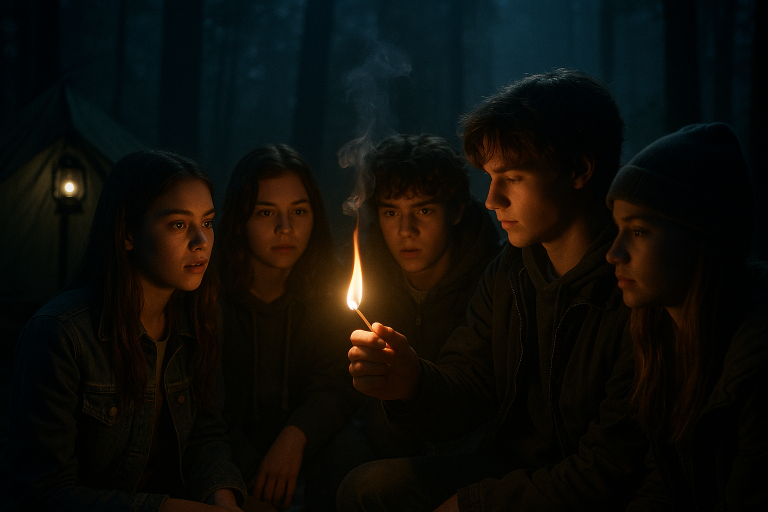
#> input picture state/projects/spooky-teen-shortfilm/styleframes/v1/sf_f02_raw.png, 1536 x 1024 px (shown at 1/2 size); its folder holds only this picture in this run
$ python promote_raw_to_final.py
#> lines starting #> are read from the running program, lines starting #| are printed output that depends on the picture
#> in promote_one, img is the input picture: PIL image 1536x1024 RGB; mean R, G, B 13.8, 13.6, 10
#!/usr/bin/env python3
"""
Promote raw styleframe images (typically 1536x1024 or 1920x1088) to final 1920x1080 PNGs
with a center-crop and high-quality resize via Pillow, then replace the placeholder finals.

Usage:
  source /home/james/Hermes/state/projects/spooky-teen-shortfilm/.venv/bin/activate
  pip install --upgrade pillow
  python styleframes/tools/promote_raw_to_final.py --frames f07 f09

If --frames is omitted, the script promotes any *_raw.png in styleframes/v1.
"""
from __future__ import annotations
import argparse
from pathlib import Path
from typing import Iterable

try:
    from PIL import Image
except Exception as e:
    raise SystemExit("Pillow is required. Activate the project venv and `pip install pillow`.\n" + repr(e))

ROOT = Path(__file__).resolve().parents[2]
V1 = ROOT / "styleframes" / "v1"
TARGET = (1920, 1080)


def center_crop_to_16_9(img: Image.Image) -> Image.Image:
    w, h = img.size
#> w = 1536; h = 1024
    target_ratio = 16/9
    ratio = w / h
#> ratio = 1.5
    if abs(ratio - target_ratio) < 1e-3:
        return img
    if ratio > target_ratio:
        new_w = int(round(h * target_ratio))
        left = (w - new_w) // 2
        return img.crop((left, 0, left + new_w, h))
    new_h = int(round(w / target_ratio))
#> new_h = 864
    top = (h - new_h) // 2
#> top = 80
    return img.crop((0, top, w, top + new_h))
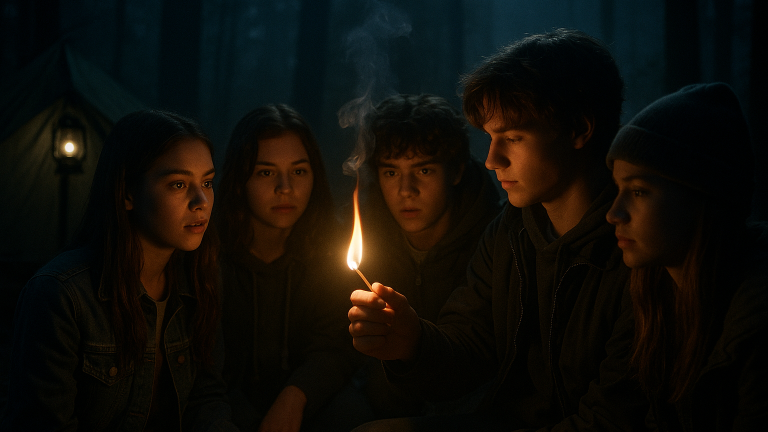
#> returned value: PIL image 1536x864 RGB (shown at 1/2 size); mean R, G, B 15.3, 13.7, 9.1


def promote_one(frame_id: str) -> Path:
    raw = V1 / f"sf_{frame_id}_raw.png"
    out = V1 / f"sf_{frame_id}.png"
    if not raw.exists():
        raise FileNotFoundError(f"Raw not found: {raw}")
    img = Image.open(raw).convert("RGB")
    img = center_crop_to_16_9(img)
    img = img.resize(TARGET, Image.Resampling.LANCZOS)
#> img: PIL image 1920x1080 RGB
    out.parent.mkdir(parents=True, exist_ok=True)
    img.save(out, "PNG")
    return out


def main(argv: Iterable[str] | None = None) -> int:
    p = argparse.ArgumentParser()
    p.add_argument("--frames", nargs="*", help="Optional list of frame IDs like f07 f09")
    args = p.parse_args(argv)

    frames = []
    if args.frames:
        frames = [f.strip().lower() for f in args.frames]
    else:
        for path in sorted(V1.glob("sf_f*_raw.png")):
            fid = path.stem.split("_")[-2]  # sf_f07_raw -> f07
            frames.append(fid)

    promoted = []
    for fid in frames:
        out = promote_one(fid)
        promoted.append(str(out))
        print(f"Promoted {fid} -> {out}")

    if not promoted:
        print("No raws found to promote.")
    return 0


if __name__ == "__main__":
    raise SystemExit(main())
#> (the program exits here)

$ run again, on state/projects/spooky-teen-shortfilm/styleframes/v1/sf_f09_raw.png
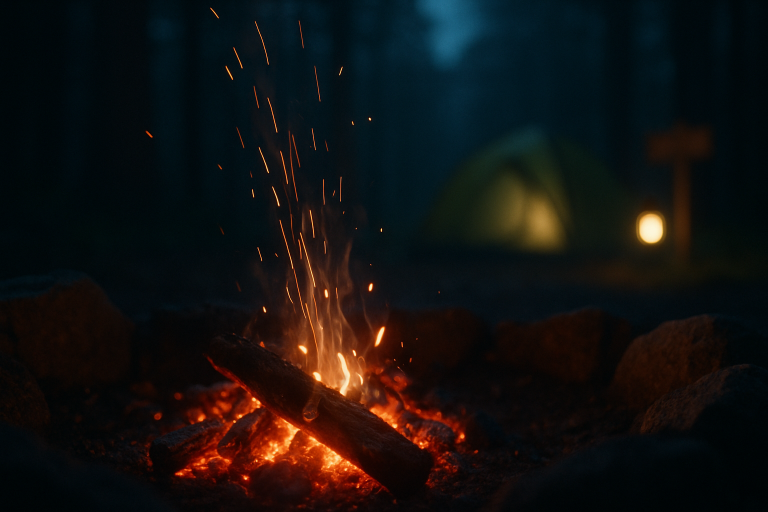
#> input picture state/projects/spooky-teen-shortfilm/styleframes/v1/sf_f09_raw.png, 1536 x 1024 px (shown at 1/2 size)
#> in promote_one, img is the input picture: PIL image 1536x1024 RGB; mean R, G, B 19.3, 17.7, 16.8
#> in center_crop_to_16_9, `return img.crop((0, top, w, top + new_h))`:
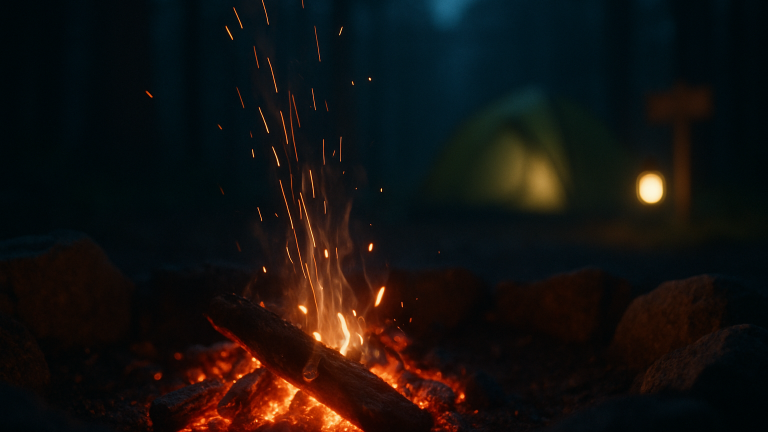
#> returned value: PIL image 1536x864 RGB (shown at 1/2 size); mean R, G, B 21, 18.1, 16.3
#> img: PIL image 1920x1080 RGB

$ run again, on state/projects/spooky-teen-shortfilm/styleframes/v1/sf_f10_raw.png
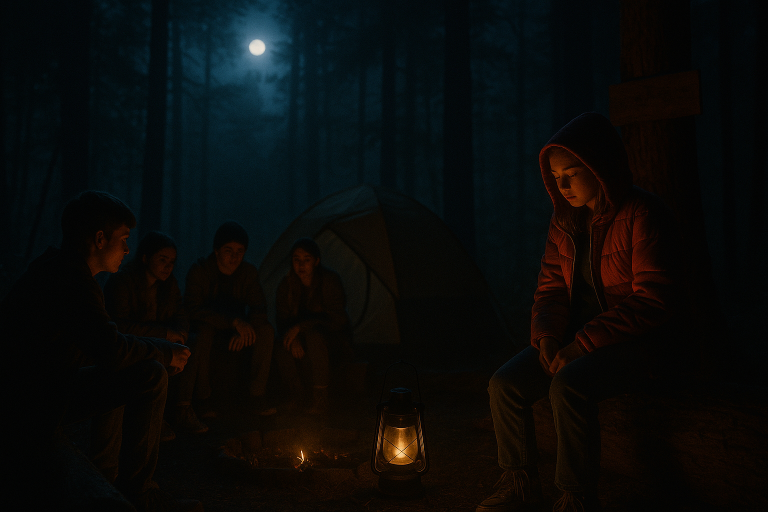
#> input picture state/projects/spooky-teen-shortfilm/styleframes/v1/sf_f10_raw.png, 1536 x 1024 px (shown at 1/2 size)
#> in promote_one, img is the input picture: PIL image 1536x1024 RGB; mean R, G, B 9.8, 11.2, 10.4
#> in center_crop_to_16_9, `return img.crop((0, top, w, top + new_h))`:
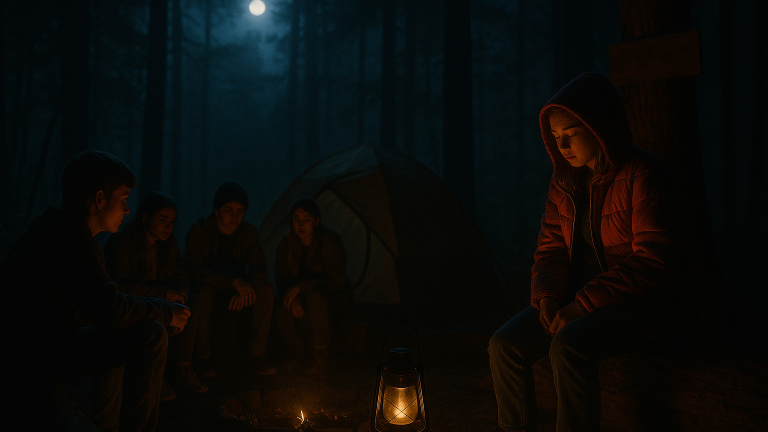
#> returned value: PIL image 1536x864 RGB (shown at 1/2 size); mean R, G, B 10.2, 11.2, 10.1
#> img: PIL image 1920x1080 RGB

$ run again, on state/projects/spooky-teen-shortfilm/styleframes/v1/sf_f05_raw.png
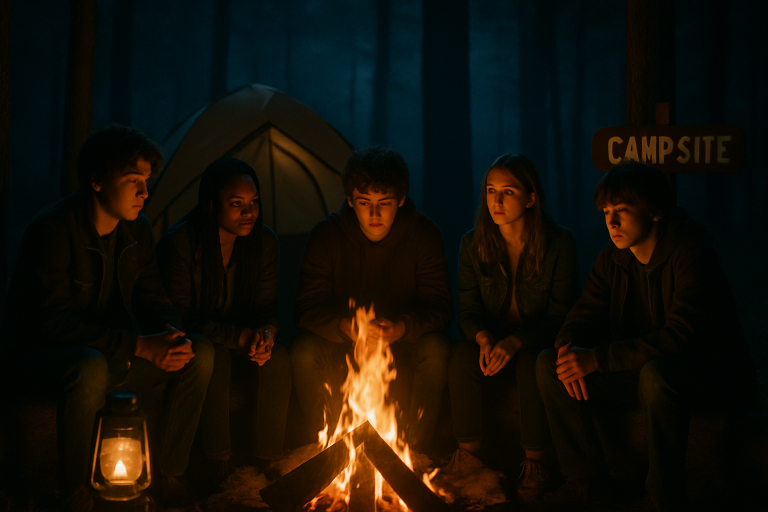
#> input picture state/projects/spooky-teen-shortfilm/styleframes/v1/sf_f05_raw.png, 1536 x 1024 px (shown at 1/2 size)
#> in promote_one, img is the input picture: PIL image 1536x1024 RGB; mean R, G, B 20.4, 16.4, 8.7
#> in center_crop_to_16_9, `return img.crop((0, top, w, top + new_h))`:
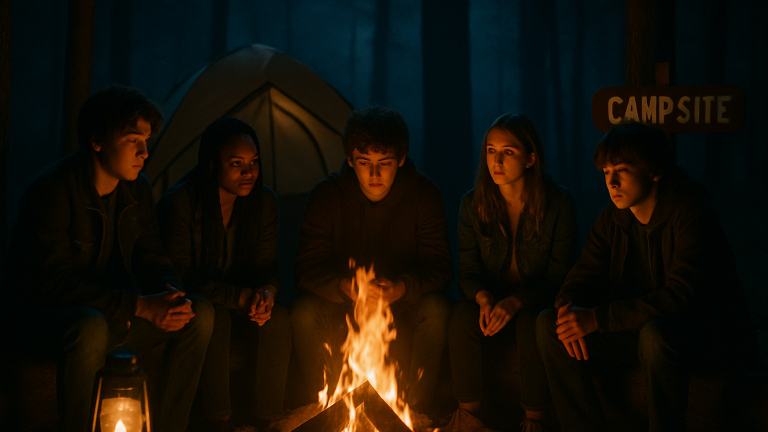
#> returned value: PIL image 1536x864 RGB (shown at 1/2 size); mean R, G, B 20.5, 16.3, 8.5
#> img: PIL image 1920x1080 RGB

$ run again, on state/projects/spooky-teen-shortfilm/styleframes/v1/sf_f07_raw.png
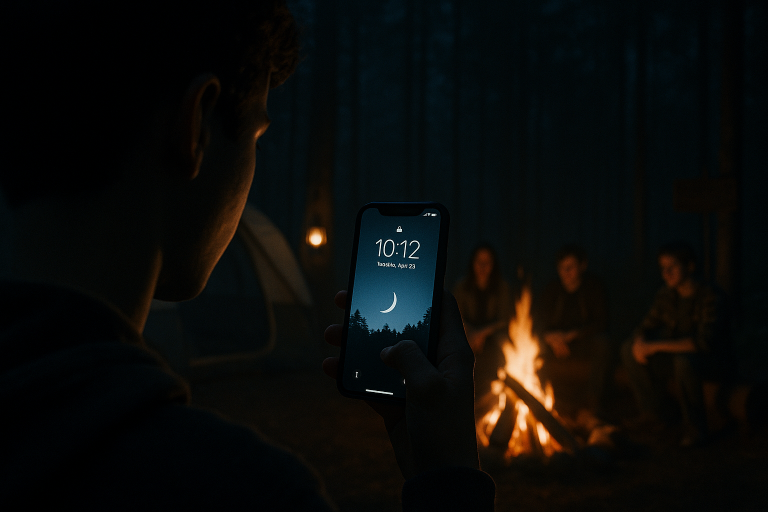
#> input picture state/projects/spooky-teen-shortfilm/styleframes/v1/sf_f07_raw.png, 1536 x 1024 px (shown at 1/2 size)
#> in promote_one, img is the input picture: PIL image 1536x1024 RGB; mean R, G, B 10.4, 11, 9.3
#> in center_crop_to_16_9, `return img.crop((0, top, w, top + new_h))`:
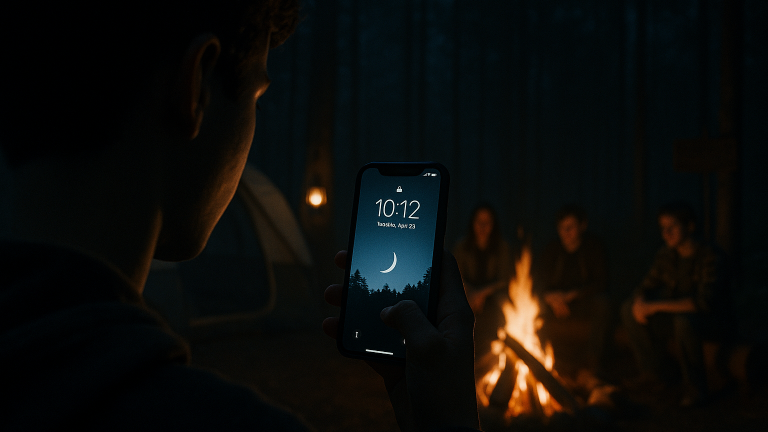
#> returned value: PIL image 1536x864 RGB (shown at 1/2 size); mean R, G, B 11.8, 12.1, 10
#> img: PIL image 1920x1080 RGB
